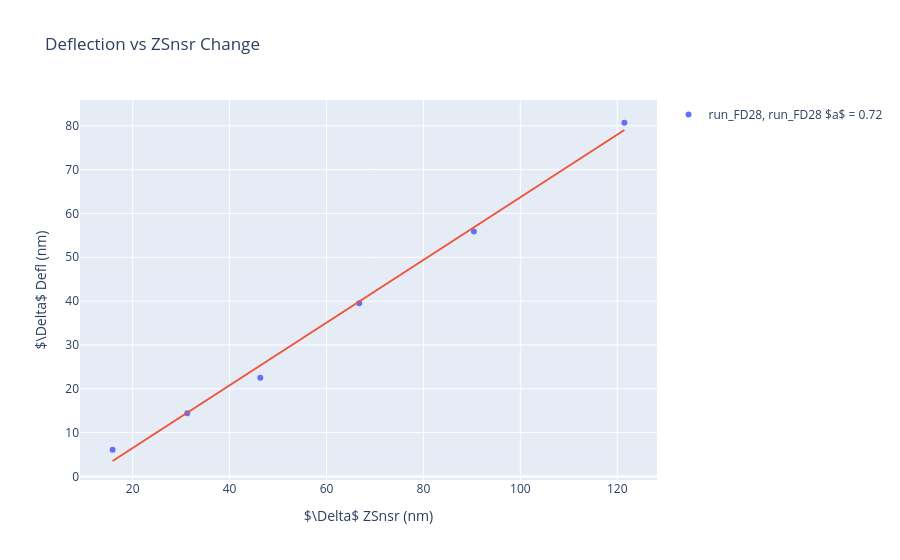

Notebook code cell kept with this figure:
### Code cell
fig = go.Figure()
for run in runs_to_plot:
    x5 = data['x'][run]
    y5 = data['y'][run]
    slope5 = data['slope'][run]
    intercept5 = data['intercept'][run]
    fig.add_trace(go.Scatter(x=x5, y=y5, mode='markers', name=f'{run}, {legend[run]}\n$a$ = {slope5:.2f}'))
    fig.add_trace(go.Scatter(x=x5, y=slope5 * x5 + intercept5, mode='lines', showlegend=False))

fig.update_layout(
    title='Deflection vs ZSnsr Change',
    xaxis_title=r'$\Delta$ ZSnsr (nm)',
    yaxis_title=r'$\Delta$ Defl (nm)',
)

fig.show()

### Figure 1 — Plotly figure (JSON) as saved in the notebook; plotly's stock layout.template omitted (floating-point values rounded to 4 significant figures)
{"data": [{"mode": "markers", "name": "run_FD28, run_FD28\n$a$ = 0.72", "type": "scatter", "x": [15.85, 31.25, 46.34, 66.74, 90.4, 121.5], "y": [6.078, 14.4, 22.53, 39.52, 55.91, 80.7]}, {"mode": "lines", "showlegend": false, "type": "scatter", "x": [15.85, 31.25, 46.34, 66.74, 90.4, 121.5], "y": [3.517, 14.53, 25.32, 39.9, 56.83, 79.04]}], "layout": {"title": {"text": "Deflection vs ZSnsr Change"}, "xaxis": {"title": {"text": "$\\Delta$ ZSnsr (nm)"}}, "yaxis": {"title": {"text": "$\\Delta$ Defl (nm)"}}}}
